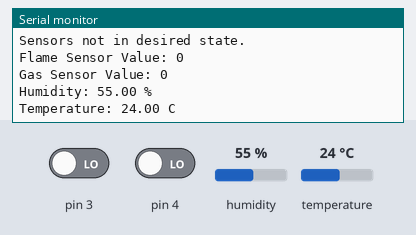
Bench run of a sketch on a simulated Arduino Uno, built with avr-gcc and run on an emulated ATmega328P. Parts: the last lines printed to the serial monitor. Inputs (shaded band) come from the test bench; at power-on: humidity 55 %, pin 3 LOW, pin 4 LOW, temperature 24 °C.

Above: at 5.8 s.
5.9 s: humidity set to 22 %
At 11.1 s:
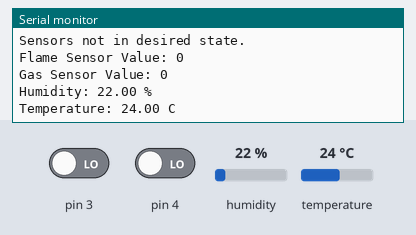
11.9 s: pin 3 driven HIGH
17.9 s: pin 4 driven HIGH
23.9 s: temperature set to 12 °C
At 26.2 s:
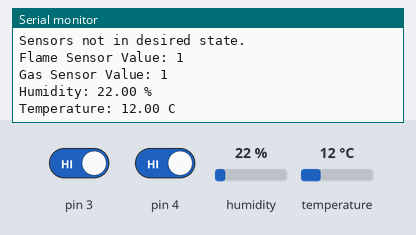
29.9 s: humidity set to 40 %
At 31.6 s:
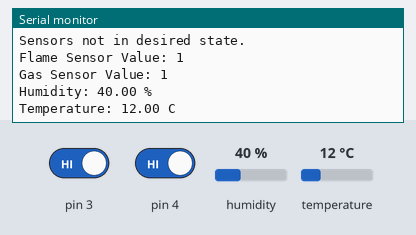
Timing chart, 0 to 33.1 s (numbered marks = the images above; inputs shaded):
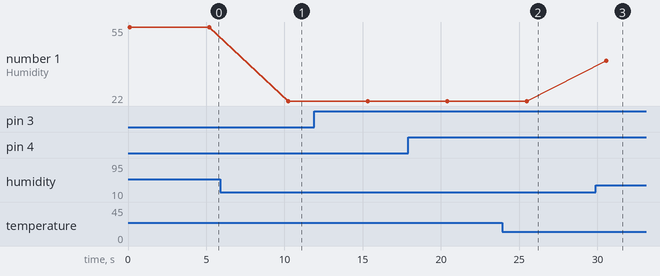

The sketch:

sketch_dec01a.ino
```cpp
#include <DHT.h>
#include <ArduinoJson.h>

#define DHTPIN 2
#define DHTTYPE DHT11
DHT dht(DHTPIN, DHTTYPE);

void setup() {
  Serial.begin(9600);
  dht.begin();

  pinMode(3, INPUT);
  pinMode(4, INPUT);
  pinMode(5, INPUT);
}

void loop() {
  int flameValue = digitalRead(3);
  int gasValue = digitalRead(4);

  float humidity = dht.readHumidity();
  float temperature = dht.readTemperature();

  if(flameValue == 1 && gasValue == 1 && !isnan(humidity) && temperature >=50.0){
    StaticJsonDocument<200> doc;

    doc["status"] = 415;
    doc["flameValue"] = flameValue;
    doc["gasValue"] = gasValue;
    doc["humidity"] = humidity;
    doc["temperature"] = temperature;

    char jsonBuffer[200];
    serializeJson(doc, jsonBuffer);

    Serial.println(jsonBuffer);
  }
  else {
    Serial.println("Sensors not in desired state.");
    Serial.print("Flame Sensor Value: ");
    Serial.println(flameValue);
    Serial.print("Gas Sensor Value: ");
    Serial.println(gasValue);
    Serial.print("Humidity: ");
    Serial.print(humidity);
    Serial.println(" %");
    Serial.print("Temperature: ");
    Serial.print(temperature);
    Serial.println(" C");
  }
delay(5000);
}
```

Measured:
- after the input at 5.9 s, the serial monitor: prints a new line after 4.4 s (image 1)
- after the input at 23.9 s, the serial monitor: prints a new line after 1.6 s (image 2)
- after the input at 29.9 s, the serial monitor: prints a new line after 0.66 s (image 3)
- plotted number 1: 55 → 22 after the input at 5.9 s, 22 → 40 after the input at 29.9 s
